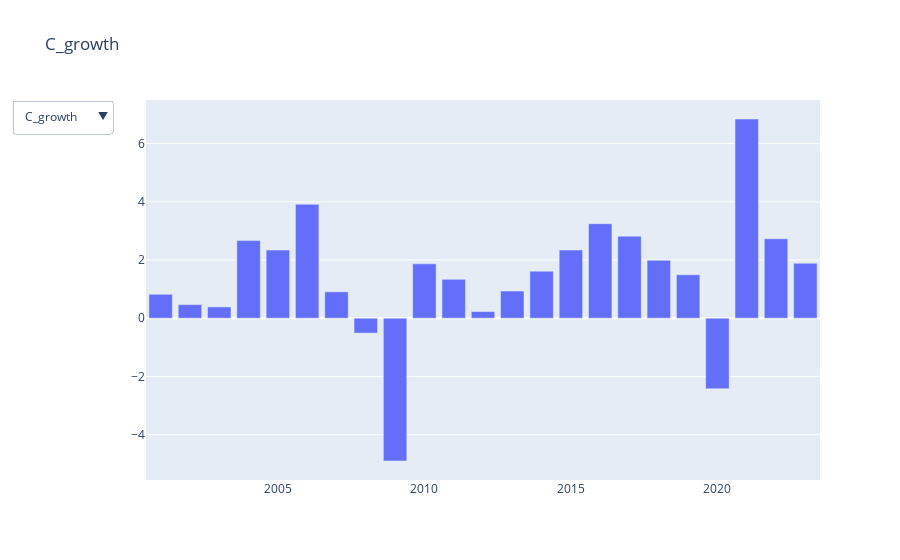

The cell this chart's notebook holds for it:
### Markdown cell above
We make an interactive figure that shows the growth rates of all components against the growth rate of GDP.

### Code cell
# We create a bar chart for 'Y_growth'
fig = go.Figure(data=[
    go.Bar(name='Y_growth', x=df_growth['Year'], y=df_growth['Y_growth'])
])

# We add traces for the other variables
variables = ['C_growth', 'G_growth', 'I_growth', 'NX_growth', 'N_growth']
for variable in variables:
    fig.add_trace(
        go.Bar(name=variable, x=df_growth['Year'], y=df_growth[variable], visible=False)
    )

# We create a dropdown menu
buttons = []
for i, variable in enumerate(variables):
    visibility = [True] + [False]*i + [True] + [False]*(len(variables)-i-1)
    buttons.append(dict(label=variable, method='update', args=[{'visible': visibility}, {'title': variable}]))

fig.update_layout(
    updatemenus=[
        dict(
            active=0,
            buttons=buttons,
        )
    ],
)

fig.update_layout(title=variables[0])

# We show the figure
fig.show()

### Figure 1 — Plotly figure (JSON) as saved in the notebook; plotly's stock layout.template omitted (floating-point values rounded to 4 significant figures)
{"data": [{"name": "Y_growth", "type": "bar", "x": [2001, 2002, 2003, 2004, 2005, 2006, 2007, 2008, 2009, 2010, 2011, 2012, 2013, 2014, 2015, 2016, 2017, 2018, 2019, 2020, 2021, 2022, 2023], "y": [0.8228, 0.4672, 0.3885, 2.668, 2.342, 3.912, 0.9076, -0.5109, -4.905, 1.868, 1.336, 0.2289, 0.9351, 1.616, 2.343, 3.248, 2.819, 1.991, 1.493, -2.423, 6.845, 2.731, 1.888]}, {"name": "C_growth", "type": "bar", "visible": false, "x": [2001, 2002, 2003, 2004, 2005, 2006, 2007, 2008, 2009, 2010, 2011, 2012, 2013, 2014, 2015, 2016, 2017, 2018, 2019, 2020, 2021, 2022, 2023], "y": [0.2259, 1.445, 1.333, 4.656, 3.697, 2.947, 1.766, 0.4877, -3.432, 0.7832, 0.2784, 0.5089, 0.2877, 0.9065, 2.286, 2.412, 2.29, 3.491, 1.579, -1.373, 5.476, -1.436, 1.044]}, {"name": "G_growth", "type": "bar", "visible": false, "x": [2001, 2002, 2003, 2004, 2005, 2006, 2007, 2008, 2009, 2010, 2011, 2012, 2013, 2014, 2015, 2016, 2017, 2018, 2019, 2020, 2021, 2022, 2023], "y": [1.892, 2.143, 0.2331, 1.535, 1.191, 2.558, 1.192, 3.25, 3.042, 1.599, -0.6255, 0.7513, -0.1008, 1.937, 1.682, 0.1557, 0.8745, 0.01926, 0.8475, -1.738, 4.606, -2.787, 0.05734]}, {"name": "I_growth", "type": "bar", "visible": false, "x": [2001, 2002, 2003, 2004, 2005, 2006, 2007, 2008, 2009, 2010, 2011, 2012, 2013, 2014, 2015, 2016, 2017, 2018, 2019, 2020, 2021, 2022, 2023], "y": [-1.493, -1.195, -0.6787, 6.774, 5.537, 12.76, 2.665, -4.805, -21.22, -0.6073, 5.469, 2.289, 3.398, 4.3, 5.226, 7.612, 4.221, 4.339, -2.154, 3.575, 14.35, 4.453, -12.23]}, {"name": "NX_growth", "type": "bar", "visible": false, "x": [2001, 2002, 2003, 2004, 2005, 2006, 2007, 2008, 2009, 2010, 2011, 2012, 2013, 2014, 2015, 2016, 2017, 2018, 2019, 2020, 2021, 2022, 2023], "y": [6.883, -2.778, -1.883, -13.1, -9.444, -11.27, -12.99, -4.466, 18.47, 21.08, 5.644, -8.728, 2.556, -2.251, -3.865, 7.87, 9.675, -9.689, 17.61, -31.45, -4.667, 64.48, 52.25]}, {"name": "N_growth", "type": "bar", "visible": false, "x": [2001, 2002, 2003, 2004, 2005, 2006, 2007, 2008, 2009, 2010, 2011, 2012, 2013, 2014, 2015, 2016, 2017, 2018, 2019, 2020, 2021, 2022, 2023], "y": [0.9945, 0.0611, -0.9159, -0.5256, 1.421, 2.253, 2.337, 1.185, -3.142, -2.326, -0.04663, -0.7105, -0.01446, 0.8712, 1.38, 1.679, 1.498, 1.48, 1.441, -0.7985, 2.361, 3.801, 1.465]}], "layout": {"title": {"text": "C_growth"}, "updatemenus": [{"active": 0, "buttons": [{"args": [{"visible": [true, true, false, false, false, false]}, {"title": "C_growth"}], "label": "C_growth", "method": "update"}, {"args": [{"visible": [true, false, true, false, false, false]}, {"title": "G_growth"}], "label": "G_growth", "method": "update"}, {"args": [{"visible": [true, false, false, true, false, false]}, {"title": "I_growth"}], "label": "I_growth", "method": "update"}, {"args": [{"visible": [true, false, false, false, true, false]}, {"title": "NX_growth"}], "label": "NX_growth", "method": "update"}, {"args": [{"visible": [true, false, false, false, false, true]}, {"title": "N_growth"}], "label": "N_growth", "method": "update"}]}]}}
